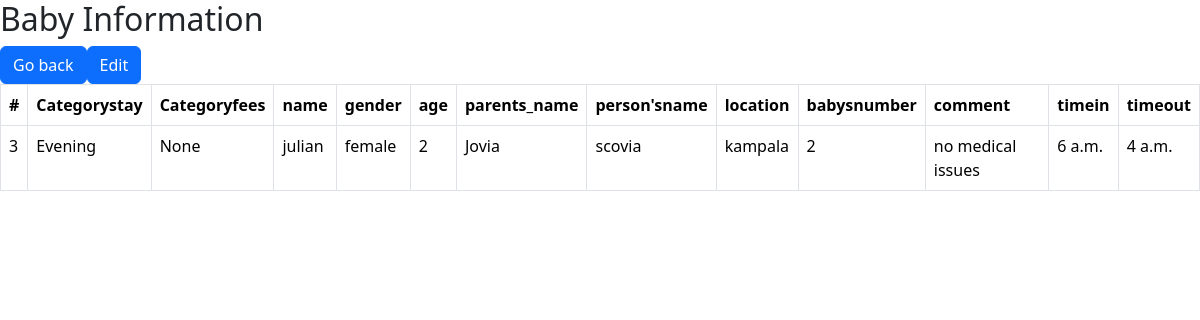
The page /read/3/ on the database its author committed.
### form/models.py (models this page shows, shortened)
class Babiesform(models.Model):
    c_stay=models.ForeignKey(Category_stay ,on_delete=models.CASCADE,null=True, blank=True)
    c_fees=models.ForeignKey(Payment,on_delete=models.CASCADE,null=True,blank=True)
    name_of_the_baby=models.CharField(max_length=200, blank=True,null=True)
    gender=models.CharField(choices=[('male', 'Male'),('female', 'Female')], max_length=10, null=True, blank=True)
    age=models.IntegerField(default=0)
    parents_name=models.CharField(max_length=200,null=True, blank=True)
    name_of_the_person_brought_by_the_baby=models.CharField(max_length=200)
    location=models.CharField(max_length=50, null=True, blank=True)
    babys_number=models.IntegerField(default=0 ,null=True, blank=True)
    name_of_the_person_taken_the_baby=models.CharField(max_length=200)
    comment=models.TextField(blank=True,null=True )
    timein=models.TimeField(null=False, blank=False)
    timeout=models.TimeField(null=False, blank=False)

class Category_stay(models.Model):
    name = models.CharField(max_length=100,null=True, blank=True)
    def __str__(self):
        return self.name

### form/views.py (the view)
# urls.py: path('read/<int:id>/', views.read, name='read'),
def read(request,id):
    babies_informations =Babiesform.objects.get(id=id)
    return render(request,'read.html',{'babies_informations':babies_informations})

### form/templates/read.html (shortened to what this page needs)
<!DOCTYPE html>
<html lang="en">
<head>
    <link href="https://cdn.jsdelivr.net/npm/bootstrap@5.3.3/dist/css/bootstrap.min.css" rel="stylesheet"
>
</head>
<body>
    <h2>Baby Information</h2>
    <table class="table table-bordered">
        <thead>
            <tr class="table_dark">
                <th>#</th>
                <th>Categorystay</th>
                <th>Categoryfees</th>
                <th>name</th>
                <th>gender</th>
                <th>age</th>
                <th>parents_name</th>
                <th>person'sname</th>
                <th>location</th>
                <th>babysnumber</th>
                <th>comment</th>
                <th>timein</th>
                <th>timeout</th>
            </tr>
        </thead>
 <tbody>
        <tr>
            <td>{{babies_informations.id}}</td>
            <td>{{babies_informations.c_stay}}</td>
            <td>{{babies_informations.c_fees}}</td>
            <td>{{babies_informations.name_of_the_baby}}</td>
            <td>{{babies_informations.gender}}</td>
            <td>{{babies_informations.age}}</td>
            <td>{{babies_informations.parents_name}}</td>
           <td>{{babies_informations.name_of_the_person_brought_by_the_baby}}</td>
           <td>{{babies_informations.location}}</td>
           <td>{{babies_informations.babys_number}}</td>
           <td>{{babies_informations.comment}}</td>
           <td>{{babies_informations.timein}}</td>
           <td>{{babies_informations.timeout}}</td>
        </tr>
 </tbody>
  <a href="/"><button class="btn btn-primary">Go back</button></a>
  <a href="/edit{{each.id}}"><button class="btn btn-primary">Edit</button></a>
</body>
</html>

### rows shown on the page
Babiesform: id "3", c_stay "Evening", c_fees "None", name_of_the_baby "julian", gender "female", age "2", parents_name "Jovia", name_of_the_person_brought_by_the_baby "scovia", location "kampala", babys_number "2", comment "no medical issues", timein "6 a.m.", timeout "4 a.m."
